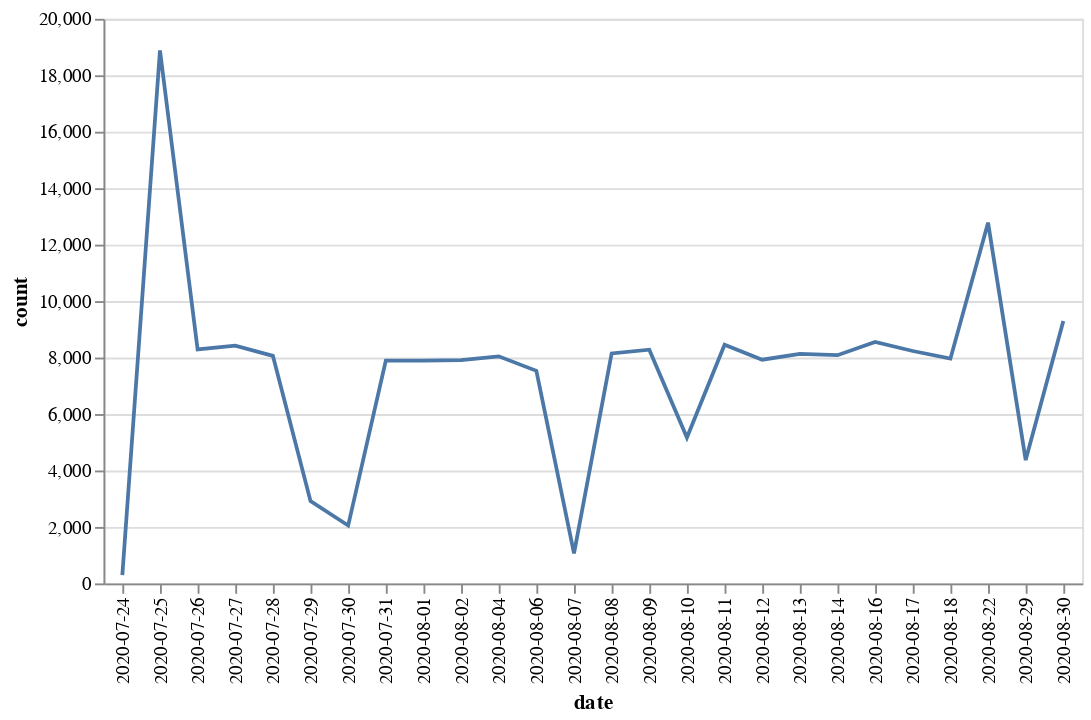

Notebook cell for this chart:
### Code cell
alt.Chart(tweets_number).mark_line().encode(
    x=alt.X('date'),
    y='count'
)

### Figure 1 — Vega-Lite specification as saved in the notebook (floating-point values rounded to 4 significant figures)
{"config": {"view": {"continuousWidth": 400, "continuousHeight": 300}}, "data": {"name": "data-c6492af131db3169cb5fa28fbd295d94"}, "mark": "line", "encoding": {"x": {"type": "nominal", "field": "date"}, "y": {"type": "quantitative", "field": "count"}}, "$schema": "https://vega.github.io/schema/vega-lite/v4.8.1.json", "datasets": {"data-c6492af131db3169cb5fa28fbd295d94": [{"date": "2020-07-24", "count": 295}, {"date": "2020-07-25", "count": 18882}, {"date": "2020-07-26", "count": 8291}, {"date": "2020-07-27", "count": 8425}, {"date": "2020-07-28", "count": 8061}, {"date": "2020-07-29", "count": 2913}, {"date": "2020-07-30", "count": 2049}, {"date": "2020-07-31", "count": 7891}, {"date": "2020-08-01", "count": 7888}, {"date": "2020-08-02", "count": 7908}, {"date": "2020-08-04", "count": 8044}, {"date": "2020-08-06", "count": 7530}, {"date": "2020-08-07", "count": 1066}, {"date": "2020-08-08", "count": 8145}, {"date": "2020-08-09", "count": 8278}, {"date": "2020-08-10", "count": 5168}, {"date": "2020-08-11", "count": 8456}, {"date": "2020-08-12", "count": 7924}, {"date": "2020-08-13", "count": 8131}, {"date": "2020-08-14", "count": 8086}, {"date": "2020-08-16", "count": 8557}, {"date": "2020-08-17", "count": 8234}, {"date": "2020-08-18", "count": 7962}, {"date": "2020-08-22", "count": 12780}, {"date": "2020-08-29", "count": 4368}, {"date": "2020-08-30", "count": 9292}]}}
